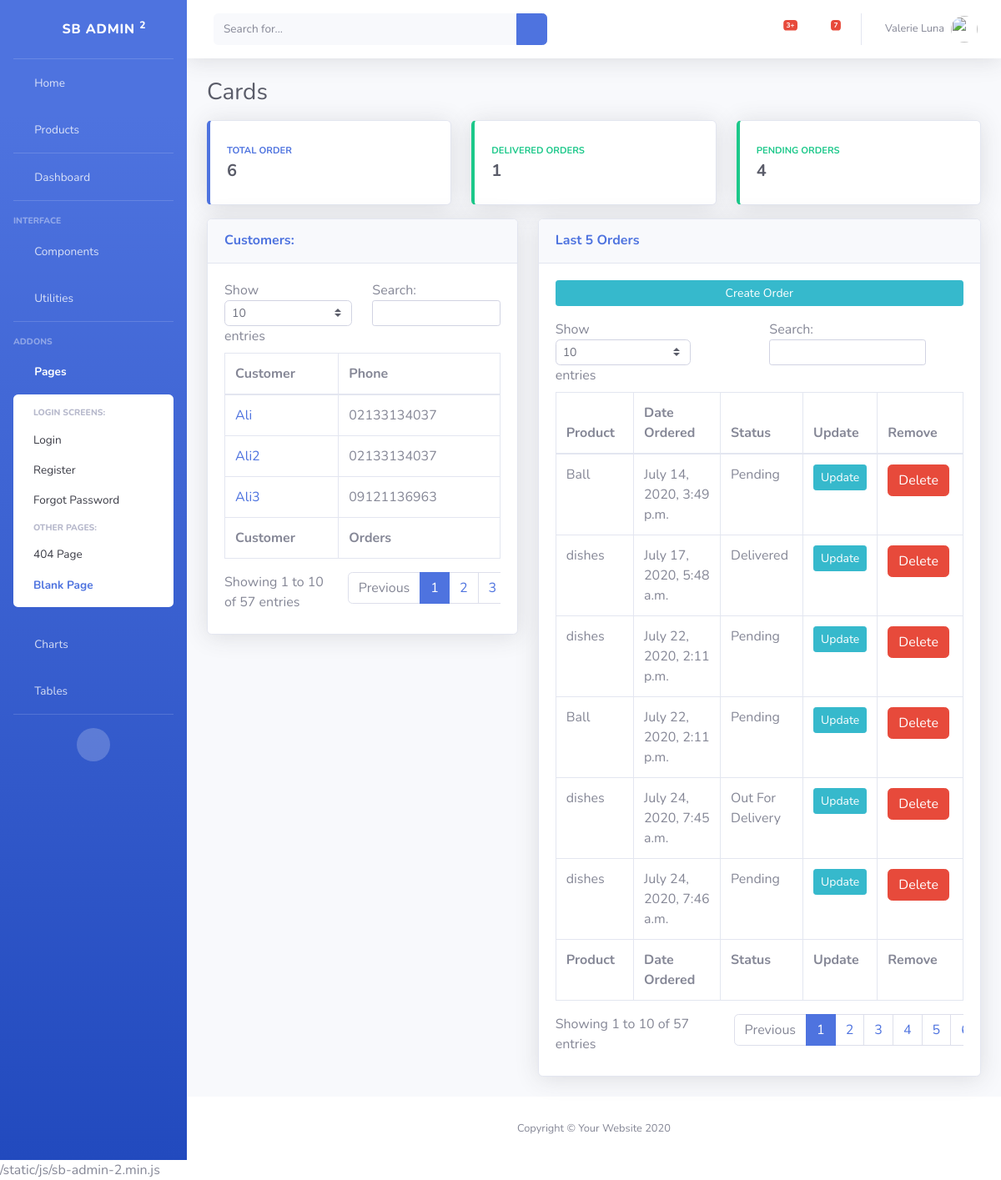
The page / on the database its author committed.
### accounts/models.py (models this page shows, shortened)
class Customers(models.Model):
    name = models.CharField(max_length=200, default='Ali')
    phone = models.CharField(max_length=200, null=True)
    email = models.CharField(max_length=200, null=True)
    date_created = models.DateTimeField(auto_now_add=True,null=True)

class Order(models.Model):
    STATUS = (
        ('Pending', 'Pending'),
        ('Out For Delivery', 'Out For Delivery'),
        ('Delivered', 'Delivered'),
              )
    customer = models.ForeignKey(Customers,null=True, on_delete=models.SET_NULL)
    product = models.ForeignKey(Product,null=True, on_delete=models.SET_NULL)
    date_created = models.DateTimeField(auto_now_add=True,null=True)
    status = models.CharField(max_length=200,null=True,choices=STATUS)

class Product(models.Model):
    CATEGORY = (
        ('Indoor', 'Indoor'),
        ('Out Door', 'Out Door')
    )
    name = models.CharField(max_length=200, null=True)
    price = models.FloatField(null=True)
    category = models.CharField(max_length=200,null=True, choices=CATEGORY, default='Indoor')
    description = RichTextField(blank=True,null=True)
    date_created = models.DateTimeField(auto_now_add=True,null=True)
    tags = models.ManyToManyField(Tags,null=True)
    def __str__(self):
        return self.name

### accounts/views.py (the view)
# urls.py: path('',views.home,name='home'),
def home(request):
    customers = Customers.objects.all()
    orders = Order.objects.all()
    ordercounts = orders.count()
    pendingorder = orders.filter(status='Pending').count()
    deliveredorder = orders.filter(status='Delivered').count()
    context = {'customers':customers, 'orders':orders,'ordercounts':ordercounts,'deliveredorder':deliveredorder,'pendingorder':pendingorder}
    return render(request,'accounts/dashboard.html',context)

### accounts/templates/accounts/dashboard.html (shortened to what this page needs)
        {% extends 'accounts/main.html' %}
        {% block content %}
        <div class="container-fluid">
          <div class="d-sm-flex align-items-center justify-content-between mb-3">
            <h1 class="h3 mb-0 text-gray-800">Cards</h1>
          </div>
          <div class="row">
            <div class="col-xl-4 col-md-6 mb-3">
              <div class="card border-left-primary shadow h-100 py-2">
                <div class="card-body">
                  <div class="row no-gutters align-items-center">
                    <div class="col mr-2">
                      <div class="text-xs font-weight-bold text-primary text-uppercase mb-1">Total Order</div>
                      <div class="h5 mb-0 font-weight-bold text-gray-800">{{ ordercounts }}</div>
                    </div>
                    <div class="col-auto">
                      <i class="fas fa-calendar fa-2x text-gray-300"></i>
                    </div>
                  </div>
                </div>
              </div>
            </div>
            <div class="col-xl-4 col-md-6 mb-3">
              <div class="card border-left-success shadow h-100 py-2">
                <div class="card-body">
                  <div class="row no-gutters align-items-center">
                    <div class="col mr-2">
                      <div class="text-xs font-weight-bold text-success text-uppercase mb-1">Delivered Orders</div>
                      <div class="h5 mb-0 font-weight-bold text-gray-800">{{ deliveredorder }}</div>
                    </div>
                    <div class="col-auto">
                      <i class="fas fa-dollar-sign fa-2x text-gray-300"></i>
                    </div>
                  </div>
                </div>
              </div>
            </div>
            <div class="col-xl-4 col-md-6 mb-3">
              <div class="card border-left-success shadow h-100 py-2">
                <div class="card-body">
                  <div class="row no-gutters align-items-center">
                    <div class="col mr-2">
                      <div class="text-xs font-weight-bold text-success text-uppercase mb-1">Pending Orders</div>
                      <div class="h5 mb-0 font-weight-bold text-gray-800">{{ pendingorder }}</div>
                    </div>
                    <div class="col-auto">
                      <i class="fas fa-dollar-sign fa-2x text-gray-300"></i>
                    </div>
                  </div>
                </div>
              </div>
            </div>
          </div>
          <div class="row">
            <div class="col-lg-5">
              <div class="card shadow mb-4">
                <div class="card-header py-3">
                  <h6 class="m-0 font-weight-bold text-primary">Customers:</h6>
                </div>
<div class="card-body">
              <div class="table-responsive">
                <div id="dataTable_wrapper" class="dataTables_wrapper dt-bootstrap4"><div class="row"><div class="col-sm-12 col-md-6"><div class="dataTables_length" id="dataTable_length"><label>Show <select name="dataTable_length" aria-controls="dataTable" class="custom-select custom-select-sm form-control form-control-sm"><option value="10">10</option><option value="25">25</option><option value="50">50</option><option value="100">100</option></select> entries</label></div></div><div class="col-sm-12 col-md-6"><div id="dataTable_filter" class="dataTables_filter"><label>Search:<input type="search" class="form-control form-control-sm" placeholder="" aria-controls="dataTable"></label></div></div></div><div class="row"><div class="col-sm-12"><table class="table table-bordered dataTable" id="dataTable" width="100%" cellspacing="0" role="grid" aria-describedby="dataTable_info" style="width: 100%;">
                  <thead>
                    <tr role="row">
                      <th class="sorting_asc" tabindex="0" aria-controls="dataTable" rowspan="1" colspan="1" aria-sort="ascending" aria-label="Name: activate to sort column descending" style="width: 231px;">Customer</th>
                      <th class="sorting" tabindex="0" aria-controls="dataTable" rowspan="1" colspan="1" aria-label="Position: activate to sort column ascending" style="width: 345px;">Phone</th></tr>
                  </thead>
                  <tfoot>
                    <tr><th rowspan="1" colspan="1">Customer</th><th rowspan="1" colspan="1">Orders</th></tr>
                  </tfoot>
                  <tbody>
                {% for customer in customers %}
                  <tr role="row" class="odd">
                      <td class="sorting_1"><a href="{% url 'customers' customer.id %}">{{ customer.name }}</a></td>
                      <td>{{ customer.phone}}</td>
                  </tr>
                  {% endfor %}
                  </tbody>
                </table></div></div>
                  <div class="row"><div class="col-sm-12 col-md-5">
                    <div class="dataTables_info" id="dataTable_info" role="status" aria-live="polite">Showing 1 to 10 of 57 entries</div></div>
                    <div class="col-sm-12 col-md-7">
                      <div class="dataTables_paginate paging_simple_numbers" id="dataTable_paginate">
                        <ul class="pagination"><li class="paginate_button page-item previous disabled" id="dataTable_previous">
                          <a href="#" aria-controls="dataTable" data-dt-idx="0" tabindex="0" class="page-link">Previous</a></li>
                          <li class="paginate_button page-item active"><a href="#" aria-controls="dataTable" data-dt-idx="1" tabindex="0" class="page-link">1</a></li>
                          <li class="paginate_button page-item "><a href="#" aria-controls="dataTable" data-dt-idx="2" tabindex="0" class="page-link">2</a></li><li class="paginate_button page-item "><a href="#" aria-controls="dataTable" data-dt-idx="3" tabindex="0" class="page-link">3</a></li></ul></div></div></div></div>
              </div>
            </div>
              </div>
            </div>
            <div class="col-lg-7">
              <div class="card shadow mb-4">
                <a href="#collapseCardExample" class="d-block card-header py-3" data-toggle="collapse" role="button" aria-expanded="true" aria-controls="collapseCardExample">
                  <h6 class="m-0 font-weight-bold text-primary">Last 5 Orders</h6>
                </a>
                <div class="collapse show" id="collapseCardExample">
                  <div class="card-body">
              <div class="table-responsive">
                 <p><a href="{% url 'create_order' %}" class="btn btn-sm btn-info" style="width:100%">Create Order</a></p>
                <div id="dataTable_wrapper" class="dataTables_wrapper dt-bootstrap4"><div class="row"><div class="col-sm-12 col-md-6">
                  <div class="dataTables_length" id="dataTable_length"><label>Show <select name="dataTable_length" aria-controls="dataTable" class="custom-select custom-select-sm form-control form-control-sm"><option value="10">10</option><option value="25">25</option><option value="50">50</option><option value="100">100</option></select> entries</label></div></div><div class="col-sm-12 col-md-6"><div id="dataTable_filter" class="dataTables_filter"><label>Search:<input type="search" class="form-control form-control-sm" placeholder="" aria-controls="dataTable"></label></div></div></div><div class="row"><div class="col-sm-12"><table class="table table-bordered dataTable" id="dataTable" width="100%" cellspacing="0" role="grid" aria-describedby="dataTable_info" style="width: 100%;">
                  <thead>
                    <tr role="row">
                      <th class="sorting_asc" tabindex="0" aria-controls="dataTable" rowspan="1" colspan="1" aria-sort="ascending" aria-label="Name: activate to sort column descending" style="width: 231px;">Product</th>
                      <th class="sorting" tabindex="0" aria-controls="dataTable" rowspan="1" colspan="1" aria-label="Position: activate to sort column ascending" style="width: 345px;">Date Ordered</th>
                      <th class="sorting" tabindex="0" aria-controls="dataTable" rowspan="1" colspan="1" aria-label="Office: activate to sort column ascending" style="width: 169px;">Status</th>
                      <th class="sorting" tabindex="0" aria-controls="dataTable" rowspan="1" colspan="1" aria-label="Age: activate to sort column ascending" style="width: 83px;">Update</th>
                       <th class="sorting" tabindex="0" aria-controls="dataTable" rowspan="1" colspan="1" aria-label="Start date: activate to sort column ascending" style="width: 158px;">Remove</th>
                    </tr>
                  </thead>
                  <tfoot>
                    <tr><th rowspan="1" colspan="1">Product</th><th rowspan="1" colspan="1">Date Ordered</th><th rowspan="1" colspan="1">Status</th>
                      <th rowspan="1" colspan="1">Update</th><th rowspan="1" colspan="1">Remove</th></tr>
                  </tfoot>
                  <tbody>
                {% for order in orders %}
                  <tr role="row" class="odd">
                      <td class="sorting_1">{{ order.product }}</td>
                      <td>{{ order.date_created }}</td>
                    <td>{{ order.status }}</td>
                      <td><a href="{% url 'update_order' order.id %}" class="btn btn-sm btn-info">Update</a></td>
                      <td><button type="button" class="btn btn-danger" data-toggle="modal" data-target="#exampleModal" data-whatever="@{{ order.id }}">Delete</button>
</td>
                  </tr>
                  {% endfor %}
                  </tbody>
                </table></div></div>
                  <div class="row">
                    <div class="col-sm-12 col-md-5"><div class="dataTables_info" id="dataTable_info" role="status" aria-live="polite">Showing 1 to 10 of 57 entries</div></div>
                    <div class="col-sm-12 col-md-7"><div class="dataTables_paginate paging_simple_numbers" id="dataTable_paginate">
                      <ul class="pagination">
                        <li class="paginate_button page-item previous disabled" id="dataTable_previous"><a href="#" aria-controls="dataTable" data-dt-idx="0" tabindex="0" class="page-link">Previous</a></li>
                        <li class="paginate_button page-item active"><a href="#" aria-controls="dataTable" data-dt-idx="1" tabindex="0" class="page-link">1</a></li>
                        <li class="paginate_button page-item "><a href="#" aria-controls="dataTable" data-dt-idx="2" tabindex="0" class="page-link">2</a></li>
                        <li class="paginate_button page-item "><a href="#" aria-controls="dataTable" data-dt-idx="3" tabindex="0" class="page-link">3</a></li>
                        <li class="paginate_button page-item "><a href="#" aria-controls="dataTable" data-dt-idx="4" tabindex="0" class="page-link">4</a></li>
                        <li class="paginate_button page-item "><a href="#" aria-controls="dataTable" data-dt-idx="5" tabindex="0" class="page-link">5</a></li>
                        <li class="paginate_button page-item "><a href="#" aria-controls="dataTable" data-dt-idx="6" tabindex="0" class="page-link">6</a></li>
                      </ul></div></div></div></div>
              </div>
            </div>
                </div>
              </div>
            </div>
          </div>
        </div>
        {% endblock %}

### rows shown on the page
Customers: name "Ali", phone "02133134037"
Customers: name "Ali2", phone "02133134037"
Customers: name "Ali3", phone "09121136963"
Order: product "Ball", date_created "July 14, 2020, 3:49 p.m.", status "Pending"
Order: product "dishes", date_created "July 17, 2020, 5:48 a.m.", status "Delivered"
Order: product "dishes", date_created "July 22, 2020, 2:11 p.m.", status "Pending"
Order: product "Ball", date_created "July 22, 2020, 2:11 p.m.", status "Pending"
Order: product "dishes", date_created "July 24, 2020, 7:45 a.m.", status "Out For Delivery"
Order: product "dishes", date_created "July 24, 2020, 7:46 a.m.", status "Pending"

### other values the page prints
{{ ordercounts }} "6"
{{ deliveredorder }} "1"
{{ pendingorder }} "4"
